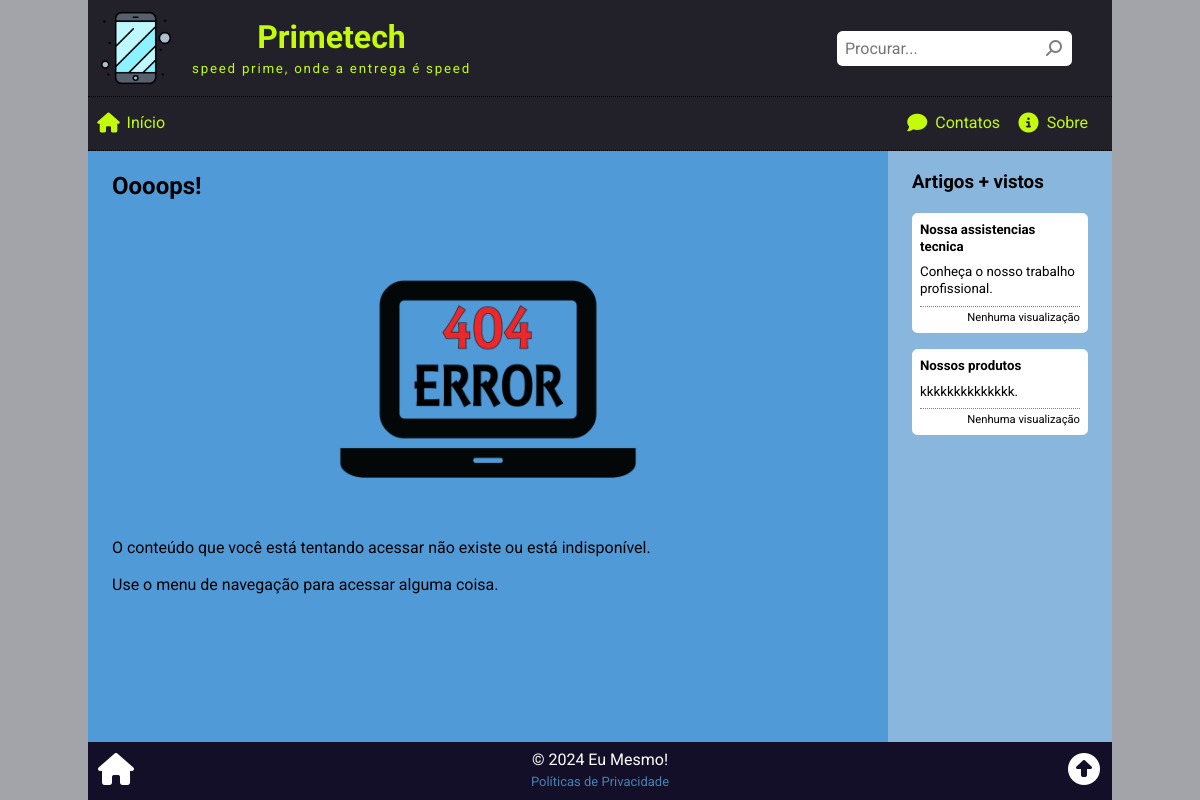
Page /404.php on the committed database.
### tables this page shows
CREATE TABLE article (
    art_id INT PRIMARY KEY AUTO_INCREMENT,
    art_date TIMESTAMP DEFAULT CURRENT_TIMESTAMP,
    art_thumbnail VARCHAR(255),
    art_title VARCHAR(127),
    art_summary VARCHAR(255),
    art_author INT,
    art_content TEXT,
    art_views INT DEFAULT '0',
    art_status ENUM('on', 'off', 'del') DEFAULT 'on',
    FOREIGN KEY (art_author) REFERENCES employee(emp_id)
);

### _global.php (the view, shortened to what this page needs)
<?php
function aside_box($data = [])
{
    $clicked = $title = $body = $body_content = $footer = '';
    if (isset($data['href']))
        $clicked = 'class="clicked" onclick="location.href = \'' . $data['href'] . '\'"';
    if (isset($data['title']))
        $title = "<h5>{$data['title']}</h5>";
    if (isset($data['body'])) {
        if (isset($data['limit']))
            $body_content = cutString($data['body'], $data['limit']);
        else
            $body_content = $data['body'];
        $body = '<small title="' . $data['body'] . '">' . $body_content . '</small>';
    }
    if (isset($data['footer']))
        $footer = '<small class="footer">' . $data['footer'] . '</small>';
    $out = <<<HTML
        <div {$clicked}>
            {$title}
            {$body}
            {$footer}
        </div>
    HTML;
    return $out;
}

### widgets/_mostviewed.php
<?php
$num_list = (isset($num_list)) ? intval($num_list) : 3;
$sql = <<<SQL
SELECT
    art_id, art_title, art_summary, art_views
FROM article
WHERE
    art_status = 'on'
    AND art_date <= NOW()
ORDER BY art_views DESC
LIMIT {$num_list};
SQL;
$res = $conn->query($sql);
$aside_viewed = '
    <div class="aside_block">
        <h3>Artigos + vistos</h3>
';
while ($mv = $res->fetch_assoc()) :
    if (intval($mv['art_views']) == 0) $art_views = "Nenhuma visualização";
    elseif ($mv['art_views'] == 1) $art_views = "1 visualização";
    else $art_views = "{$mv['art_views']} visualizações";
    $aside_viewed .= aside_box([
        'href' => "view.php?id={$mv['art_id']}",
        'title' => $mv['art_title'],
        'body' => $mv['art_summary'],
        'footer' => $art_views
    ]);
endwhile;
$aside_viewed .= '</div>';
echo $aside_viewed;

### assets/css/global.css (style rules this page uses)
* { box-sizing: border-box; outline: none; }
html, body { position: relative; width: 100%; height: 100%; padding: 0; margin: 0; font-family: 'Roboto', Arial, Helvetica, sans-serif; font-size: 16px; line-height: 1.3; }
body { background-color: rgba(103, 104, 114, 0.6); background-image: url('../img/back01.png'); background-attachment: fixed; background-position: center; background-repeat: repeat; }
.aside_block div { background-color: #ffffff; padding: .5rem; border-radius: .35rem; margin-bottom: 1rem; }
.clicked { cursor: pointer; }
.aside_block h5 { margin: 0; }
.aside_block small { display: block; margin-top: .5rem; }
.aside_block small.footer { border-top: 1px dotted grey; padding-top: .25rem; font-size: 70%; text-align: right; }

### rows in the picture
article: art_title "Nossa assistencias tecnica", art_summary "Conheça o nosso trabalho profissional."
article: art_title "Nossos produtos", art_summary "kkkkkkkkkkkkkk."

### other values in the picture
$site["title"] "Primetech"
$site["slogan"] "speed prime, onde a entrega é speed"
